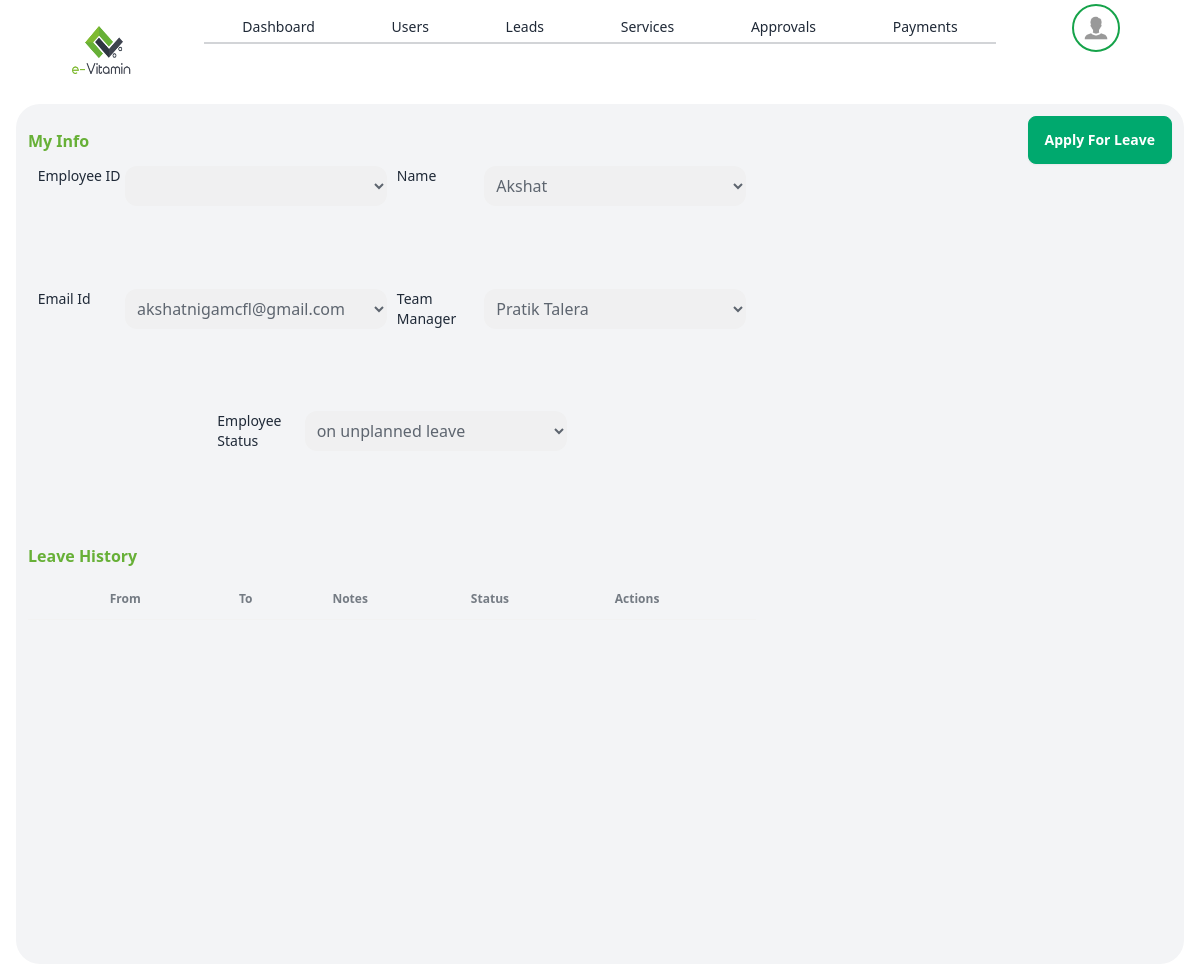
Page /my-info (signed in) on the committed database.
### account/models.py (models this page shows, shortened)
class UserAccount(AbstractBaseUser):
    email = models.EmailField(max_length = 200 , unique = True)
    name = models.CharField(max_length=100, null=False)
    user_role = models.ManyToManyField(UserRole)
    is_superuser = models.BooleanField(default=False)
    is_admin = models.BooleanField(default = False)
    is_staff = models.BooleanField(default = True)
    is_first_login = models.BooleanField(default = True)
    employee_status = models.ForeignKey(EmployeeStatus , on_delete=models.CASCADE, default=1)
    reporting_manager = models.ForeignKey("self", related_name = 'team_leaders_of' , on_delete=models.CASCADE, null=True, blank=True)
    program = models.ManyToManyField("leads.program")
    mobile_number = models.CharField(max_length=15, blank=True, default='')
    created_at = models.DateTimeField(auto_now_add=True)
    updated_at = models.DateTimeField(auto_now=True)
    created_by = models.ForeignKey('self', related_name = 'creator_of', on_delete=models.CASCADE, null=True, blank=True)
    user_token = models.CharField(max_length=300, blank=True, default=generate_random_code())
    employee_leaves = models.ManyToManyField(EmployeeLeaves, related_name='user_accounts')
    visibility = models.BooleanField(default=True)
    objects = UserAccountManager()
    USERNAME_FIELD = 'email'

class EmployeeStatus(models.Model):
    title = models.CharField(max_length=100, blank=True, default='')

### pages/views.py (the view)
# urls.py: path('my-info', my_infoFun, name='my_info'),
@login_required(login_url='/login')
def my_infoFun(request):
    employee_leave_instance = EmployeeLeaves.objects.filter(status__title='pending', employee__reporting_manager__id=request.user.id).values()
    return HttpResponse(render(request, 'my_info.html', context={'data':"no data"}))

### pages/templatetags/poll_extras.py (called while the page is built)
def role_validity(user,role):
    return user.user_role.filter(title=role).exists()

### pages/templates/my_info.html (shortened to what this page needs)
{% extends "layout/layout.html" %}
{% block page_body %}
{% load static %}
{% load poll_extras %}
<div class="w-full h-full py-1 px-4">
    <div class="w-full h-full p-1 rounded-3xl bg-gray-100">
        <div class="w-full h-[100%] flex p-2">
            <div class="w-[70%] h-full flex flex-col">
                <div class="w-full h-[60%] flex flex-col">
                    <h2 class="h-[50px] flex items-center text-[#67B037] font-bold">My Info</h2>
                    <div class="h-[calc(100%-50px)] flex flex-wrap justify-evenly">
                        <div class="w-[48%] h-10 flex">
                            <div class="w-1/4 text-sm">Employee ID</div>
                            <div class="w-3/4">
                                <select disabled class="rounded-xl h-full w-full px-2">
                                    <option disabled selected>{{request.user.employee_id}}</option>
                                </select>
                            </div>
                        </div>
                        <div class="w-[48%] h-10 flex">
                            <div class="w-1/4 text-sm">Name</div>
                            <div class="w-3/4">
                                <select disabled class="rounded-xl h-full w-full px-2">
                                    <option disabled selected>{{request.user.name}}</option>
                                </select>
                            </div>
                        </div>
                        <div class="w-[48%] h-10 flex">
                            <div class="w-1/4 text-sm">Email Id</div>
                            <div class="w-3/4">
                                <select disabled class="rounded-xl h-full w-full px-2">
                                    <option disabled selected>{{request.user.email}}</option>
                                </select>
                            </div>
                        </div>
                        <div class="w-[48%] h-10 flex">
                            <div class="w-1/4 text-sm">Team Manager</div>
                            <div class="w-3/4">
                                <select disabled class="rounded-xl h-full w-full px-2">
                                    <option disabled selected>{{request.user.reporting_manager.name}}</option>
                                </select>
                            </div>
                        </div>
                        <div class="w-[48%] h-10 flex">
                            <div class="w-1/4 text-sm">Employee Status</div>
                            <div class="w-3/4">
                                <select disabled class="rounded-xl h-full w-full px-2">
                                    <option disabled selected>{{request.user.employee_status.title}}</option>
                                </select>
                            </div>
                        </div>
                    </div>
                </div>
                <div class="w-full h-[60%] flex flex-col">
                    <h2 class="h-[50px] flex items-center text-[#67B037] font-bold">Leave History</h2>
                    <div class="overflow-x-auto h-full overflow-y-scroll">
                        <table class="table table-zebra">
                          <thead>
                            <tr>
                              <th></th>
                              <th>From</th>
                              <th>To</th>
                              <th>Notes</th>
                              <th>Status</th>
                              <th>Actions</th>
                            </tr>
                          </thead>
                        </table>
                      </div>
                </div>
            </div>
            <div class="w-[40%] h-full flex justify-end">
                <button class="apply_for_leave btn btn-success text-white">Apply For Leave</button>
            </div>
        </div>
        <div class="flex justify-center items-center h-[50px]">
        </div>
    </div>
</div>
{% endblock  %}

### rows in the picture
UserAccount: name "Akshat", email "akshatnigamcfl@gmail.com", reporting_manager.name "Pratik Talera", employee_status.title "on unplanned leave"
